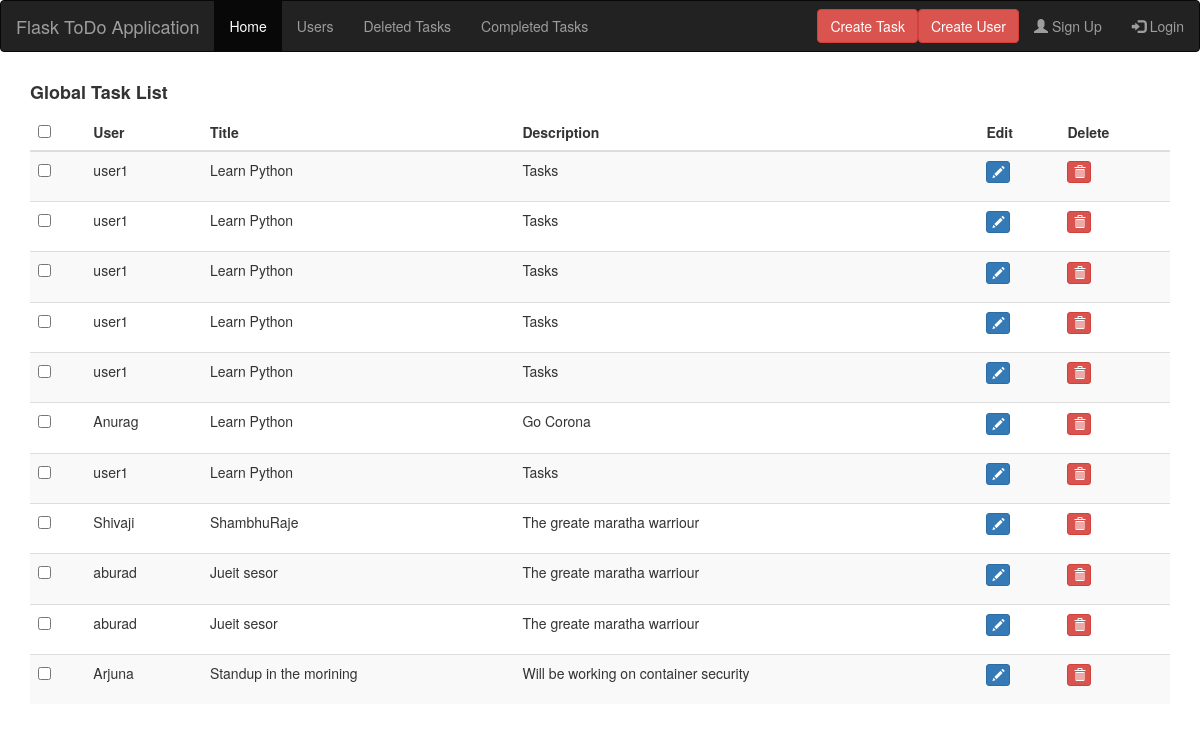
The page /tasks on the database its author committed.
### models.py (models this page shows, shortened)
class Tasks(Base):
    __tablename__ = "tasks"
    tid = Column("tid", Integer, nullable=False, primary_key=True, autoincrement=True)
    ttitle = Column("ttitle", String(50), nullable=False)
    tdesc = Column("tdesc", String(500), nullable=False)
    tcreatedbyuser = Column("tcreatedbyuser", String(30), nullable=False)
    tcreatedondate = Column("tcreatedondate", String, nullable=True)
    tisdeleted = Column("tisdeleted", Boolean,nullable=False, default=False)
    tisdone = Column("tisdone", Boolean, nullable=True, default=False)
    def serialize(self):
        return {
            "id": self.tid,
            "title": self.ttitle,
            "description": self.tdesc,
            "user": self.tcreatedbyuser,
            "created_on": self.tcreatedondate,
            "is_deleted": self.tisdeleted,
            "is_done": self.tisdone
         }

### app.py (the view)
@app.route("/")
@app.route("/tasks")
def get_all_tasks():
    tasks = db_session.query(Tasks).all()
    task_list = []
    for task in tasks:
        if not task.tisdeleted:
            task_list.append(task.serialize())
    print(task_list[0])
    return render_template('home.html', task_list=task_list)

### templates/home.html (shortened to what this page needs)
{%extends "layout.html" %}
{% block content %}
<h4><b>Global Task List</b></h4>
<thead>
<th><input type="checkbox" id="checkall"/></th>
<th>User</th>
<th>Title</th>
<th>Description</th>
<th>Edit</th>
<th>Delete</th>
</thead>
<tbody>
{% for task in task_list %}
<tr>
    <th><input type="checkbox" id='task.id'/></th>
    <td>{{ task.user }}</td>
    <td>{{ task.title }}</td>
    <td>{{ task.description }}</td>
    <td>
        <p data-placement="top" data-toggle="tooltip" title="Edit">
            <button class="btn btn-primary btn-xs" data-title="Edit" data-toggle="modal"
                    data-target="#edit"><span class="glyphicon glyphicon-pencil"></span></button>
        </p>
    </td>
    <td>
        <p data-placement="top" data-toggle="tooltip" title="Delete">
            <button class="btn btn-danger btn-xs" data-title="Delete" data-toggle="modal"
                    data-target="#delete"><span class="glyphicon glyphicon-trash"></span></button>
        </p>
    </td>
</tr>
{% endfor %}
</tbody>
</div>
</div>
</div>
</div>
{% endblock content %}

### templates/layout.html (shortened to what this page needs)
<!DOCTYPE html>
<html lang="en">
<head>
    <link rel="stylesheet" href="https://maxcdn.bootstrapcdn.com/bootstrap/3.4.1/css/bootstrap.min.css">
</head>
<body>
<nav class="navbar navbar-inverse">
    <div class="container-fluid">
        <div class="navbar-header">
            <a class="navbar-brand" href="/">Flask ToDo Application</a>
        </div>
        <ul class="nav navbar-nav">
            <li class="active"><a href="/tasks">Home</a></li>
            <li><a href="/users">Users</a></li>
            <li><a href="/tasks/deleted">Deleted Tasks</a></li>
            <li><a href="/tasks/completed">Completed Tasks</a></li>
        </ul>
        <ul class="nav navbar-nav navbar-right">
            <li>
                <button class="btn btn-danger mr-5 navbar-btn">Create Task</button>
            </li>
            <li>
                <button class="btn btn-danger mr-1 navbar-btn">Create User</button>
            </li>
            <li><a href="#"><span class="glyphicon glyphicon-user"></span> Sign Up</a></li>
            <li><a href="#"><span class="glyphicon glyphicon-log-in"></span> Login</a></li>
        </ul>
    </div>
</nav>
<div class="container">
    <link href="//maxcdn.bootstrapcdn.com/bootstrap/3.3.0/css/bootstrap.min.css" rel="stylesheet" id="bootstrap-css">
    <div class="row">
        <div class="col-md-12">
            <div class="table-responsive">
                <table id="mytable" class="table table-bordred table-striped">
                    {% block content %}{% endblock %}
</body>
</html>

### rows shown on the page
Tasks: user "user1", title "Learn Python", description "Tasks"
Tasks: user "user1", title "Learn Python", description "Tasks"
Tasks: user "user1", title "Learn Python", description "Tasks"
Tasks: user "user1", title "Learn Python", description "Tasks"
Tasks: user "user1", title "Learn Python", description "Tasks"
Tasks: user "Anurag", title "Learn Python", description "Go Corona"
Tasks: user "user1", title "Learn Python", description "Tasks"
Tasks: user "Shivaji", title "ShambhuRaje", description "The greate maratha warriour"
Tasks: user "aburad", title "Jueit sesor", description "The greate maratha warriour"
Tasks: user "aburad", title "Jueit sesor", description "The greate maratha warriour"
Tasks: user "Arjuna", title "Standup in the morining", description "Will be working on container security"
